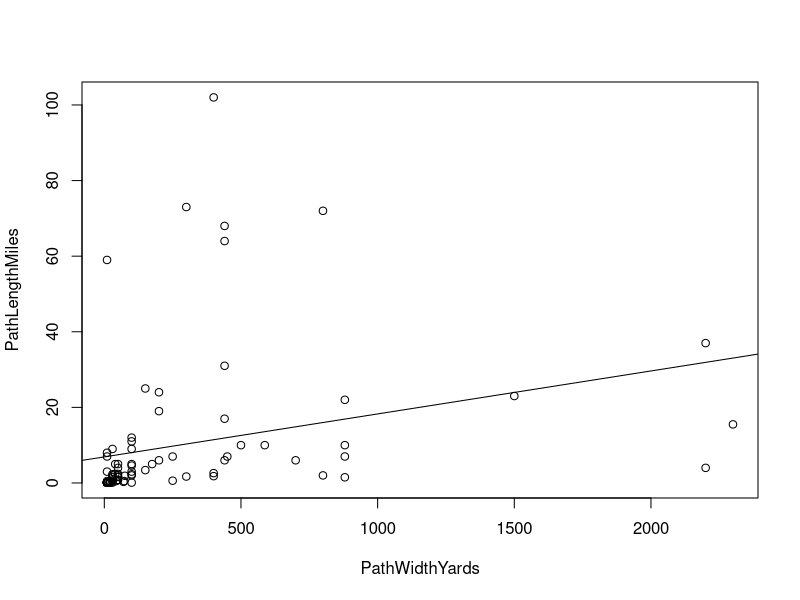

Reproduce this figure in R. (Note: this script raises an error after producing the figure.)
## ---- chunk 1
tornadodata <- read.table(header=TRUE, text="
Date  Time  PathLengthMiles  PathWidthYards  FScale  Killed  Injured
12/02/1953 	2130 	1.5 	880 	1 	0 	1 	
05/01/1954 	1800 	59 	10 	4 	0 	65 	
04/26/1955 	1200 	0.1 	10 	1 	0 	0 	
05/26/1955 	0330 	0.1 	10 	0 	0 	0 	
01/22/1957 	0330 	64 	440 	2 	0 	0 	
04/02/1957 	1840 	0.1 	10 	0 	0 	0 
05/24/1957 	1800 	31 	440 	2 	0 	0 	
09/14/1957 	1730 	68 	440 	4 	2 	6 	
09/14/1957 	1756 	0.5 	43 	2 	0 	3 	
05/04/1960 	2005 	8 	10 	4 	0 	0 	
05/05/1960 	1500 	102 	400 	3 	0 	0 	
05/05/1960 	1700 	72 	800 	5 	5 	81 	
02/17/1961 	1815 	73 	300 	3 	0 	11 	
02/17/1961 	1900 	7 	10 	2 	0 	1 	
05/28/1962 	1720 	0.1 	10 	1 	0 	0 	
05/26/1963 	1730 	3 	10 	2 	0 	0 	
05/26/1963 	1800 	0.1 	10 	2 	0 	0 	
04/14/1965 	1834 	0.1 	10 	0 	0 	0 	
04/14/1965 	1845 	0.1 	23 	2 	0 	0 	
05/09/1965 	1515 	0.1 	100 	2 	0 	3 	
05/18/1965 	1820 	0.1 	10 	0 	0 	0 	
05/27/1965 	2225 	0.1 	10 	0 	0 	0 	
06/11/1967 	1705 	0.5 	10 	0 	0 	0 	
05/13/1968 	1345 	12 	100 	3 	0 	0 	
10/05/1970 	1540 	24 	200 	2 	0 	1 	
10/05/1970 	1542 	25 	150 	4 	4 	84 	
06/08/1974 	1850 	2 	800 	2 	0 	0 	
06/29/1976 	1810 	1.5 	30 	0 	0 	0 	
06/29/1976 	1815 	0.1 	30 	0 	0 	0 	
05/21/1977 	0030 	9 	100 	2 	0 	0 	
04/10/1979 	1845 	5 	100 	2 	0 	0 	
04/10/1979 	2005 	0.2 	13  0 	0 	0 
04/10/1979 	2005 	0.2 	13 	0 	0 	0 	
05/17/1981 	1810 	10 	587 	3 	0 	6 	
05/23/1981 	1725 	0.1 	10 	1 	0 	0 
05/23/1981 	1730 	0.1 	10 	1 	0 	0 
06/14/1981 	2150 	0.1 	10 	0 	0 	0 
11/19/1985 	0610 	0.3 	70 	1 	0 	0 
05/16/1986 	2310 	0.5 	73 	1 	0 	0 	
03/13/1990 	1759 	19 	200 	2 	0 	1 	
06/08/1998 	1811 	4 	50 	1 	0 	0 	
10/04/1998 	2050 	3 	100 	1 	0 	0 
10/04/1998 	2058 	2 	100 	1 	0 	0 	
10/04/1998 	2108 	10 	880 	3 	0 	1 	
05/03/1999 	1934 	9 	30 	1 	0 	0 
05/03/1999 	2005 	7 	250 	2 	1 	10 
05/03/1999 	2020 	11 	100 	1 	0 	0 	
04/11/2001 	0200 	5 	50 	1 	0 	0 	
05/16/2003 	1205 	5 	40 	1 	0 	0 	
05/07/2007 	0215 	0.1 	20 	0 	0 	0 	
05/10/2010 	1632 	22 	880 	4 	1 	32 	
05/10/2010 	1639 	17 	440 	2 	0 	3 	
05/10/2010 	1648 	7 	880 	3 	0 	3 	
05/10/2010 	1656 	37 	2200 	3 	0 	28 	
05/24/2011 	1736 	2 	50 	2 	0 	32 	
04/13/2012 	1624 	0.2 	20 	0 	0 	0 	
05/19/2013 	1700 	23 	1500 	4 	2 	10 	
05/19/2013 	1740 	2 	30 	0 	0 	0 	
05/19/2013 	1759 	7 	450 	2 	0 	0 	
05/19/2015 	1519 	0.1 	20 	0 	0 	0 	
05/02/2018 	2019 	0.8 	50 	1 	0 	0 	
05/21/2019 	0333 	2.6 	400 	2 	0 	0 
05/21/2019 	0350 	2.3 	30 	0 	0 	0 	
10/10/2021 	1941 	1.6 	50 	0 	0 	0 	
10/10/2021 	1954 	1.6 	50 	0 	0 	0 	
05/04/2022 	1723 	4.6 	100  0 	0 	0 	
05/04/2022 	1907	2.3 	100 	1 	0 	0 	
05/04/2022 	1928 	3.4 	150 	2 	0 	0 	
05/04/2022 	1935 	5 	175 	1 	0 	0 	
10/24/2022 	0932	0.1 	10 	0 	0 	0 	
12/13/2022 	0546 	0.6 	30 	0 	0 	0 
02/26/2023 	2142 	6 	440 	1 	0 	0 	
02/26/2023 	2145 	6 	200 	2 	0 	0 	
04/19/2023 	1947 	4 	2200 	2 	0 	0 	
04/19/2023 	2004 	0.6 	250 	3 	0 	0 	
04/19/2023 	2013 	6 	700 	2 	0 	0 	
04/19/2023 	2021 	1.8 	400 	1 	0 	0 	
04/19/2023 	2039 	15.5 	2300 	2 	0 	0 	
04/19/2023 	2139	0.8 	50 	1 	0 	0 		
05/11/2023 	2116	1.7 	300 	0 	0 	0 	
10/25/2023 	1730 	0.5 	20 	0 	0 	0 	
04/26/2024 	0352 	2.4 	40 	0 	0 	0 	
04/26/2024 	0353 	1.9 	75 	1 	0 	0 	
04/26/2024 	0405 	2.4 	50 	0 	0 	0 	
04/26/2024 	0428	10 	500 	1 	0 	0 	
11/02/2024 	2210 	1 	30 	0 	0 	0")	
## ---- chunk 2
distancemodel <- lm(PathLengthMiles~PathWidthYards, data=tornadodata)
plot(PathLengthMiles~PathWidthYards, data=tornadodata)
abline(distancemodel)
## ---- chunk 3
summary(distancemodel)
## ---- chunk 4
ggplot(tornadodata, aes(x = FScale, y = Injured, color = FScale)) + geom_point()
## ---- chunk 5
tornadodata$FScale <- as.factor(tornadodata$FScale)
tornado_model <- aov(Injured ~ FScale, data = tornadodata)
duckTukey <- TukeyHSD(tornado_model)
duckTukey
plot(duckTukey)
## ---- chunk 6
tornadodata$FScale <- as.factor(tornadodata$FScale)
tornado_model <- aov(Killed ~ FScale, data = tornadodata)
duckTukey <- TukeyHSD(tornado_model)
duckTukey
plot(duckTukey)
